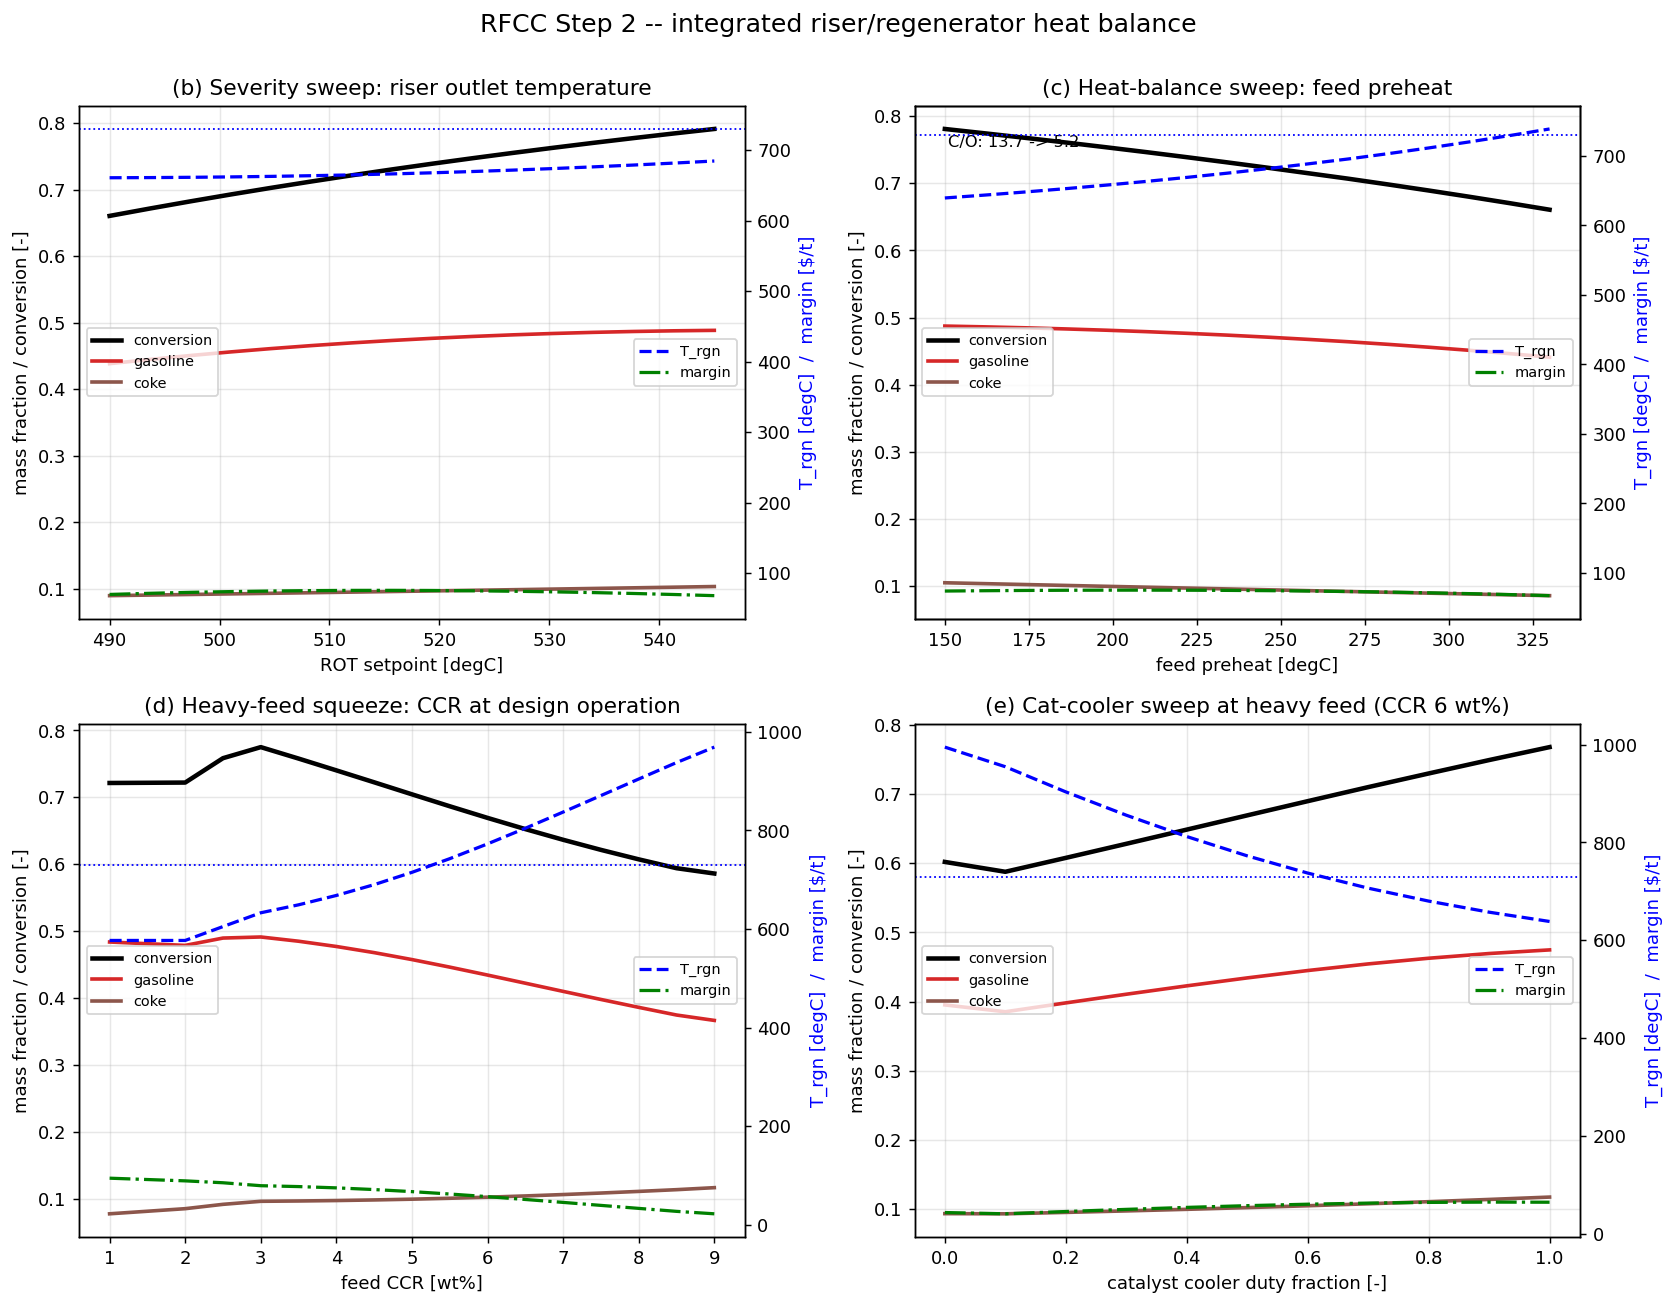

The Python source for this figure:
#!/usr/bin/env python3
"""
rfcc_step2_heat_balance_v01.py
RFCC crisis-response study -- Step 2: integrated riser + regenerator.

The riser and regenerator are closed through the unit heat balance
(coke yield -> regen T -> required C/O -> conversion/coke), which is what
makes heavy-feed operation hard.  Studies:
  (a) base-case summary table
  (b) ROT setpoint sweep         (severity lever)
  (c) feed preheat sweep         (heat-balance lever: preheat down -> C/O up)
  (d) feed CCR sweep             (the heavy-feed squeeze)
  (e) operating-window contours: margin over (ROT, preheat) for normal and
      crisis-heavy feed, with the T_rgn <= 730 degC wall

Outputs: rfcc_step2_heat_balance_v01.png
         rfcc_step2_operating_window_v01.png
"""

import numpy as np
import matplotlib
matplotlib.use('Agg')
import matplotlib.pyplot as plt
import time

from rfcc_model import (solve_unit, economics, T_RGN_MAX_C,
                        ROT_LO, ROT_HI, PRE_LO, PRE_HI)

t_start = time.time()

# ---------------------------------------------------------------- (a)
base = solve_unit(520.0, 220.0, 0.5, CCR=4.0)
eco = economics(base)
print('=' * 64)
print('RFCC base case (ROT 520 degC, preheat 220 degC, cooler 50 %,')
print('                CCR 4 wt%, design rate)')
print('=' * 64)
rows = [('conversion', base['conv'], '-'),
        ('gasoline yield', base['y_gaso'], 'wt frac'),
        ('LCO yield', base['y_lco'], 'wt frac'),
        ('gas yield (LPG+dry)', base['y_gas'], 'wt frac'),
        ('coke yield', base['y_coke'], 'wt frac'),
        ('slurry (unconv.)', base['y_hs'], 'wt frac'),
        ('C/O ratio', base['CO'], '-'),
        ('regen temperature', base['T_rgn_C'], 'degC'),
        ('riser mix temperature', base['T_mix_C'], 'degC'),
        ('air rate', base['F_air'], 'kg/s'),
        ('margin', eco['margin_per_t'], '$/t'),
        ('daily margin', eco['margin_kUSD_day'], 'k$/day')]
for name, val, unit in rows:
    print(f'  {name:24s} {val:10.3f}  {unit}')

fig, ax = plt.subplots(2, 2, figsize=(13, 10))

def sweep(ax_, xs, results, xlabel, title):
    eco_ = [economics(r) for r in results]
    ax_.plot(xs, [r['conv'] for r in results], 'k-', lw=2.5, label='conversion')
    ax_.plot(xs, [r['y_gaso'] for r in results], color='#d62728', lw=2,
             label='gasoline')
    ax_.plot(xs, [r['y_coke'] for r in results], color='#8c564b', lw=2,
             label='coke')
    ax_.set_xlabel(xlabel); ax_.set_ylabel('mass fraction / conversion [-]')
    ax_.grid(alpha=0.3); ax_.legend(loc='center left', fontsize=8)
    ax2 = ax_.twinx()
    ax2.plot(xs, [r['T_rgn_C'] for r in results], 'b--', lw=1.8,
             label='T_rgn')
    ax2.axhline(T_RGN_MAX_C, color='b', ls=':', lw=1)
    ax2.plot(xs, [e['margin_per_t'] for e in eco_], 'g-.', lw=1.8,
             label='margin')
    ax2.set_ylabel('T_rgn [degC]  /  margin [$/t]', color='b')
    ax2.legend(loc='center right', fontsize=8)
    ax_.set_title(title)

# ---------------------------------------------------------------- (b)
rots = np.linspace(ROT_LO, ROT_HI, 16)
res_b = [solve_unit(r, 220.0, 0.5, 4.0) for r in rots]
sweep(ax[0, 0], rots, res_b, 'ROT setpoint [degC]',
      '(b) Severity sweep: riser outlet temperature')

# ---------------------------------------------------------------- (c)
pres = np.linspace(PRE_LO, PRE_HI, 16)
res_c = [solve_unit(520.0, p, 0.5, 4.0) for p in pres]
sweep(ax[0, 1], pres, res_c, 'feed preheat [degC]',
      '(c) Heat-balance sweep: feed preheat')
ax2 = ax[0, 1].twinx()  # annotate C/O response on a light axis
co_ = [r['CO'] for r in res_c]
ax[0, 1].annotate(f"C/O: {co_[0]:.1f} -> {co_[-1]:.1f}",
                  xy=(0.05, 0.92), xycoords='axes fraction', fontsize=9)
ax2.set_yticks([])

# ---------------------------------------------------------------- (d)
ccrs = np.linspace(1.0, 9.0, 17)
res_d = [solve_unit(520.0, 220.0, 0.5, c) for c in ccrs]
sweep(ax[1, 0], ccrs, res_d, 'feed CCR [wt%]',
      '(d) Heavy-feed squeeze: CCR at design operation')

# ---------------------------------------------------------------- (e0)
qcs = np.linspace(0.0, 1.0, 11)
res_e = [solve_unit(520.0, 220.0, q, 6.0) for q in qcs]
sweep(ax[1, 1], qcs, res_e, 'catalyst cooler duty fraction [-]',
      '(e) Cat-cooler sweep at heavy feed (CCR 6 wt%)')

fig.suptitle('RFCC Step 2 -- integrated riser/regenerator heat balance',
             fontsize=14, y=1.0)
fig.tight_layout()
fig.savefig('rfcc_step2_heat_balance_v01.png', dpi=130, bbox_inches='tight')
print('saved rfcc_step2_heat_balance_v01.png')

# ---------------------------------------------------------------- (e)
# operating-window maps: margin(ROT, preheat) with the T_rgn wall
NG = 15
rot_g = np.linspace(ROT_LO, ROT_HI, NG)
pre_g = np.linspace(PRE_LO, PRE_HI, NG)
fig2, axes = plt.subplots(1, 2, figsize=(13, 5.2))
for axx, ccr, qc, lbl in [(axes[0], 4.0, 0.5, 'normal feed CCR 4 wt%'),
                          (axes[1], 6.8, 1.0, 'crisis heavy feed CCR 6.8 wt%'
                                              ' (cooler max)')]:
    M = np.zeros((NG, NG)); Trg = np.zeros((NG, NG))
    for i, p in enumerate(pre_g):
        for j, r in enumerate(rot_g):
            res = solve_unit(r, p, qc, ccr)
            M[i, j] = economics(res)['margin_per_t']
            Trg[i, j] = res['T_rgn_C']
    cs = axx.contourf(rot_g, pre_g, M, levels=14, cmap='RdYlGn')
    plt.colorbar(cs, ax=axx, label='margin [$/t feed]')
    axx.contourf(rot_g, pre_g, Trg, levels=[T_RGN_MAX_C, 2000],
                 colors='none', hatches=['////'])
    axx.contour(rot_g, pre_g, Trg, levels=[T_RGN_MAX_C], colors='k',
                linewidths=2)
    ij = np.unravel_index(np.argmax(np.where(Trg <= T_RGN_MAX_C, M, -1e9)),
                          M.shape)
    axx.plot(rot_g[ij[1]], pre_g[ij[0]], 'b*', ms=16,
             label=f'best feasible: {M[ij]:.0f} $/t')
    axx.plot(520, 220, 'ks', ms=9, label='design point')
    axx.set_xlabel('ROT setpoint [degC]'); axx.set_ylabel('feed preheat [degC]')
    axx.set_title(f'(e) Operating window -- {lbl}\n'
                  '(hatched: T_rgn > 730 degC infeasible)')
    axx.legend(loc='lower left', fontsize=8)
fig2.tight_layout()
fig2.savefig('rfcc_step2_operating_window_v01.png', dpi=130,
             bbox_inches='tight')
print('saved rfcc_step2_operating_window_v01.png')
print(f'total runtime {time.time()-t_start:.1f} s')
